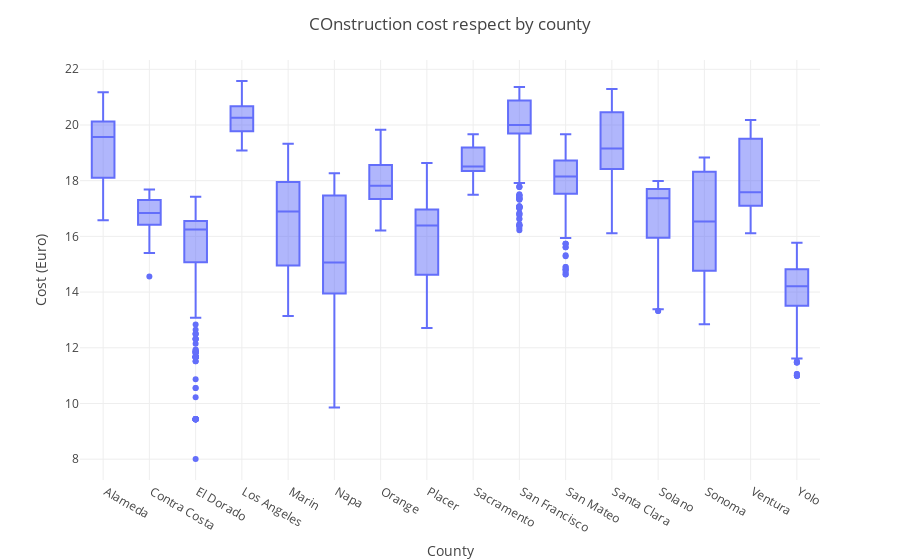

The code cell stored with this chart in its notebook:
### Code cell
# now you see this plot is much better from previous bosplot
figure = px.box(log_df, x='county', y='cost')
figure.update_layout(template='gridon',title='COnstruction cost respect by county',xaxis_title='County',yaxis_title='Cost (Euro)',
                     xaxis_showgrid=True,yaxis_showgrid=True)
figure.show()

### Figure 1 — Plotly figure (JSON) as saved in the notebook; plotly's stock layout.template omitted (floating-point values rounded to 4 significant figures; data arrays with more than 128 entries replaced by an {"elided": "..."} marker saying what was removed)
{"data": [{"alignmentgroup": "True", "hovertemplate": "county=%{x}<br>cost=%{y}<extra></extra>", "legendgroup": "", "marker": {"color": "#636efa"}, "name": "", "notched": false, "offsetgroup": "", "orientation": "v", "showlegend": false, "type": "box", "x": {"elided": "4544 str values"}, "x0": " ", "xaxis": "x", "y": {"elided": "4544 float values"}, "y0": " ", "yaxis": "y"}], "layout": {"boxmode": "group", "legend": {"tracegroupgap": 0}, "margin": {"t": 60}, "title": {"text": "COnstruction cost respect by county"}, "xaxis": {"anchor": "y", "domain": [0, 1], "showgrid": true, "title": {"text": "County"}}, "yaxis": {"anchor": "x", "domain": [0, 1], "showgrid": true, "title": {"text": "Cost (Euro)"}}}}
